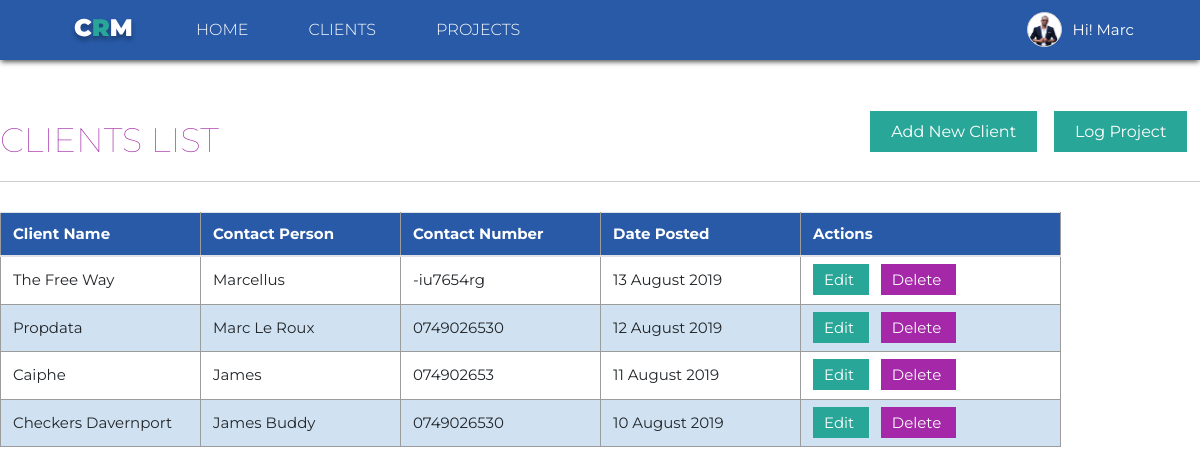
Screenshot of /clients/ (signed in) with the database file from the repository.
### users/models.py (models this page shows, shortened)
class Profile(models.Model):
    user = models.OneToOneField(User, on_delete=models.CASCADE)
    image = models.ImageField(default="default.png", upload_to="profile_pics")
    ''' Here I'm overridng the save method of the profile image,
    and resizing the images if it is greater the 300 in height and width
    To avoid having huge images in our system
    '''
    def save(self, *args, **kwargs):
        super().save(*args, **kwargs)
        img = Image.open(self.image.path)
        if img.height > 330 or img.width > 330:
            output_size = (330, 330)
            img.thumbnail(output_size)
            img.save(self.image.path)

### our_clients/models.py (models this page shows, shortened)
class Clients(models.Model):
    client_name = models.CharField(max_length=100)
    contact_person = models.CharField(max_length=100)
    contact_number = models.CharField(max_length=100)
    date_posted = models.DateTimeField(default=timezone.now)

### our_clients/views.py (the view)
# urls.py: path('clients/', views.OurClients, name="clients"),
@login_required
def OurClients(request):
    context = {
        "clients": Clients.objects.all().order_by('-date_posted')
    }
    return render(request, 'our_clients/our_clients.html', context)

### our_clients/templates/our_clients/our_clients.html
{% extends 'our_clients/base.html' %}
{% block content %}
<div class="client-list-container">
    <div class="table-header-section">
        <h1 class="clients-list-header">Clients List</h1>
        <div class="adding_new_container">
            <a href="{% url 'new-client' %}" class="adding_new_a">Add New Client</a> &nbsp;&nbsp;
            <a href="{% url 'log-project' %}" class="adding_new_a">Log Project</a> &nbsp;&nbsp;
        </div>
    </div>
    <table id="clientsTable" class="table table-responsive">
        <thead>
            <th>Client Name</th>
            <th>Contact Person</th>
            <th>Contact Number</th>
            <th>Date Posted</th>
            <th class="action_td" style="width: 240px !important;">Actions</th>
        </thead>
        {% for client in clients %}
        <tr class="client-tr">
            <td>{{ client.client_name|title }}</td>
            <td>{{ client.contact_person|title }}</td>
            <td>{{ client.contact_number }}</td>
            <td>{{ client.date_posted | date:' d F Y' }}</td>
            <td class="action_td">
                <a class="action-btn updated_btn" href="{% url 'client-update' client.pk %}"> Edit </a> &nbsp;&nbsp;
                <a class="action-btn delete_btn" href="{% url 'client-delete' client.pk %}"> Delete </a> &nbsp;&nbsp;
            </td>
        </tr>
        {% endfor %}
    </table>
</div>
{% endblock content %}

### our_clients/templates/our_clients/base.html (shortened to what this page needs)
{% load static %}
<!DOCTYPE html>
<html lang="en">
    <head>
        <link href="https://unpkg.com/aos@2.3.1/dist/aos.css" rel="stylesheet">
        <link rel="stylesheet" href="{% static '/our_clients/css/custom.css' %}">
        <link rel="stylesheet" href="https://stackpath.bootstrapcdn.com/bootstrap/4.3.1/css/bootstrap.min.css">
    </head>
    <body>
        <header>
            <div class="header-container">
                <div class="menu-container">
                    <ul class="left-menu">
                        <li>
                            <a href="{% url 'home-page' %}">
                                <img src="/static/our_clients/img/crm_logo.svg" />
                            </a>
                        </li>
                        <li><a href="{% url 'home-page' %}">Home</a></li>
                        <li><a href="{% url 'clients' %}">Clients</a></li>
                        <li><a href="{% url 'projects-list' %}">Projects</a></li>
                    </ul>
                    <ul class="menu-list">
                        {% if user.is_authenticated %}
                        <div class="dropdown">
                            <button class="dropbtn">
                                <div class="users-det">
                                    <img class="profile-image" src="{{ user.profile.image.url }}" />
                                    <span class="user_name"> Hi! {{ user.username|title }}</span>
                                </div>
                            </button>
                        </div>
                        {% else %}
                        <li><a href="{% url 'sign-up' %}">Sign Up</a></li>
                        <li><a class="signin-btn" href="{% url 'sign-in' %}">Sign In</a></li>
                        {% endif %}
                    </ul>
                </div>
            </div>
        </header>
        <div class="content-main-grid">
            {% block content %}
            {% endblock content %}
        </div>
    </body>
    {% block js %}
    <link rel="stylesheet" type="text/css"
        href="https://cdn.datatables.net/v/dt/jszip-2.5.0/dt-1.10.18/af-2.3.0/b-1.5.2/b-colvis-1.5.2/b-flash-1.5.2/b-html5-1.5.2/b-print-1.5.2/cr-1.5.0/fh-3.1.4/r-2.2.2/datatables.min.css" />
    {% endblock js %}
</html>

### our_clients/static/our_clients/css/custom.css (style rules this page uses)
* { padding: 0px; margin: 0px; font-family: 'Montserrat', sans-serif; }
body { position: relative; width: 100%; background: #F4F4F4; }
.content-main-grid { margin: 0px auto; position: relative; }
.header-container { height: 60px; width: 100%; background: #285AA7; box-shadow: 0px 3px 5px -1px rgba(0, 0, 0, 0.66); -moz-box-shadow: 0px 3px 5px -1px rgba(0, 0, 0, 0.66); -webkit-box-shadow: 0px 3px 5px -1px rgba(0, 0, 0, 0.66); -o-box-shadow: 0px 3px 5px -1px rgba(0, 0, 0, 0.66); position: relative; z-index: 9999; }
.header-container .menu-container { position: relative; margin-left: 40px; margin-right: 50px; height: 60px; }
.header-container .menu-container .menu-list, .header-container .menu-container .left-menu { margin: 0; text-align: right; position: absolute; right: 0; background: transparent; }
.header-container .menu-container .menu-list li, .header-container .menu-container .left-menu li { list-style: none; float: left; background: transparent; padding-top: 18px; padding-left: 2px; padding-right: 2px; }
.header-container .menu-container .menu-list li a, .header-container .menu-container .left-menu li a { padding: 10px 28px; background: transparent; color: #fff; font-family: 'Montserrat', sans-serif; font-style: normal; font-weight: 300; font-size: 16px; line-height: 20px; text-transform: uppercase; text-decoration: none; outline: none; cursor: pointer; transition: all 0.4s ease-in-out; -moz-transition: all 0.4s ease-in-out; -o-transition: all 0.4s ease-in-out; -webkit-transition: all 0.4s ease-in-out; }
.header-container .menu-container .left-menu { left: 0; }
table { border-collapse: collapse; width: 100%; font-size: 15px; font-family: 'Montserrat', sans-serif; }
table th { background: #285AA7; color: #fff; padding-top: 10px !important; padding-bottom: 10px !important; }
table td, table th { border: 1px solid #9c9c9c; text-align: left; padding: 8px; }
table .client-tr:nth-child(even) { background-color: #d0e2f1; }
table .client-tr:nth-child(odd) { background-color: #fff; }
table .action_td { width: 260px; }
.dropbtn { color: white; padding: 16px; font-size: 15px; border: none; background: transparent; height: 40px; }
.dropbtn .users-det { display: -webkit-flex; display: -ms-flexbox; display: -ms-flex; display: flex; }
.dropbtn .users-det .profile-image { width: 35px; height: 35px; border-radius: 50%; border: solid 1px #cdcdcd; background: #ffffff; margin-right: 10px; margin-top: -4px; }
.dropdown { position: relative; display: inline-block; }
.dropdown .user_name { margin-top: 3px; }
.client-list-container { margin: 60px auto; position: relative; width: 1200px; }
.client-list-container .clients-list-header { font-size: 34px; font-family: 'Montserrat', sans-serif; color: #A428A7; font-weight: lighter; margin-bottom: 20px; text-transform: uppercase; }
.client-list-container .adding_new_container { position: absolute; right: 0; top: 0; }
.client-list-container .adding_new_a { padding: 10px 20px; background: #28A798; color: #fff; text-decoration: none; border: solid 1px transparent; transition: all 0.3s ease-in-out; -moz-transition: all 0.3s ease-in-out; -o-transition: all 0.3s ease-in-out; -webkit-transition: all 0.3s ease-in-out; }
.action-btn { text-decoration: none; color: #fff; padding: 5px 10px; box-sizing: border-box; border: solid 1px transparent; transition: all 0.3s ease-in-out; -moz-transition: all 0.3s ease-in-out; -o-transition: all 0.3s ease-in-out; -webkit-transition: all 0.3s ease-in-out; }
.updated_btn { background: #28A798; text-align: center; }
.delete_btn { background: #A428A7; }
#clientsTable thead tr th { min-width: 200px; }
.table-header-section { position: relative; margin-bottom: 30px; border-bottom: solid 1px #cdcdcd; }

### rows the page displays
Clients: client_name "The Free Way", contact_person "Marcellus", contact_number "-iu7654rg", date_posted "13 August 2019"
Clients: client_name "Propdata", contact_person "Marc Le Roux", contact_number "0749026530", date_posted "12 August 2019"
Clients: client_name "Caiphe", contact_person "James", contact_number "074902653", date_posted "11 August 2019"
Clients: client_name "Checkers Davernport", contact_person "James Buddy", contact_number "0749026530", date_posted "10 August 2019"

### other values shown
{{ user.username|title }} "Marc"
